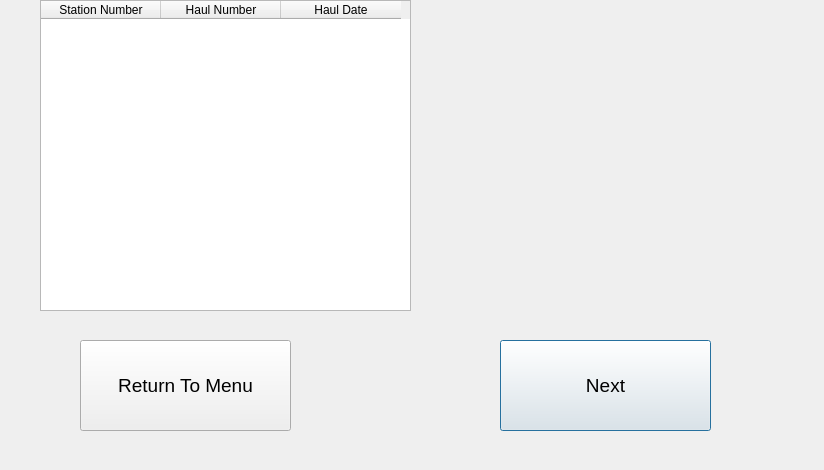
<?xml version="1.0" encoding="UTF-8"?>
<ui version="4.0">
 <class>Select_Event</class>
 <widget class="QDialog" name="Select_Event">
  <property name="geometry">
   <rect>
    <x>0</x>
    <y>0</y>
    <width>824</width>
    <height>470</height>
   </rect>
  </property>
  <property name="windowTitle">
   <string>Dialog</string>
  </property>
  <widget class="QTableWidget" name="event_table">
   <property name="geometry">
    <rect>
     <x>40</x>
     <y>0</y>
     <width>371</width>
     <height>311</height>
    </rect>
   </property>
   <attribute name="horizontalHeaderDefaultSectionSize">
    <number>120</number>
   </attribute>
   <column>
    <property name="text">
     <string>Station Number</string>
    </property>
   </column>
   <column>
    <property name="text">
     <string>Haul Number</string>
    </property>
   </column>
   <column>
    <property name="text">
     <string>Haul Date</string>
    </property>
   </column>
  </widget>
  <widget class="QPushButton" name="select_button">
   <property name="geometry">
    <rect>
     <x>500</x>
     <y>340</y>
     <width>211</width>
     <height>91</height>
    </rect>
   </property>
   <property name="font">
    <font>
     <pointsize>14</pointsize>
    </font>
   </property>
   <property name="text">
    <string>Next</string>
   </property>
  </widget>
  <widget class="QPushButton" name="cancel_button">
   <property name="geometry">
    <rect>
     <x>80</x>
     <y>340</y>
     <width>211</width>
     <height>91</height>
    </rect>
   </property>
   <property name="font">
    <font>
     <pointsize>14</pointsize>
    </font>
   </property>
   <property name="text">
    <string>Return To Menu</string>
   </property>
  </widget>
 </widget>
 <resources/>
 <connections/>
</ui>
